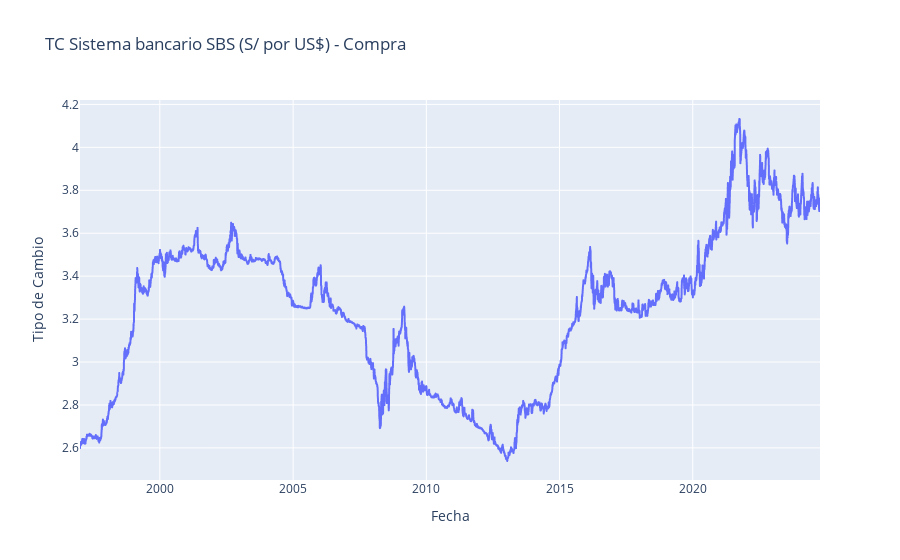

The notebook cell saved with this chart:
### Code cell
# Crear un gráfico de línea con Plotly Express
fig = px.line(df_cambio, x='Fecha', y='Tipo de Cambio', 
              title='TC Sistema bancario SBS (S/ por US$) - Compra')

# Mostrar el gráfico interactivo
fig.show()

### Figure 1 — Plotly figure (JSON) as saved in the notebook; plotly's stock layout.template omitted (floating-point values rounded to 4 significant figures; data arrays with more than 128 entries replaced by an {"elided": "..."} marker saying what was removed)
{"data": [{"hovertemplate": "Fecha=%{x}<br>Tipo de Cambio=%{y}<extra></extra>", "legendgroup": "", "line": {"color": "#636efa", "dash": "solid"}, "marker": {"symbol": "circle"}, "mode": "lines", "name": "", "showlegend": false, "type": "scattergl", "x": {"elided": "7246 str values"}, "xaxis": "x", "y": {"elided": "7246 float values"}, "yaxis": "y"}], "layout": {"legend": {"tracegroupgap": 0}, "title": {"text": "TC Sistema bancario SBS (S/ por US$) - Compra"}, "xaxis": {"anchor": "y", "domain": [0, 1], "title": {"text": "Fecha"}}, "yaxis": {"anchor": "x", "domain": [0, 1], "title": {"text": "Tipo de Cambio"}}}}
